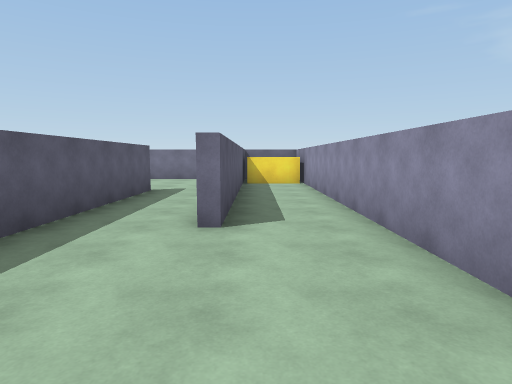
view 1 (above)

13 first-person views from a walk through a Unity game level. The camera is 1.5 m above the floor, tilts 6° down and sees 75° across. The floor is counted in squares, 2 m on a side. Each view is taken from the middle of a square. On the plan, view 1 faces up. The plan holds only what a view shows up to about 11 squares ahead; the rest is blank. The place goes on beyond the plan.

view 2
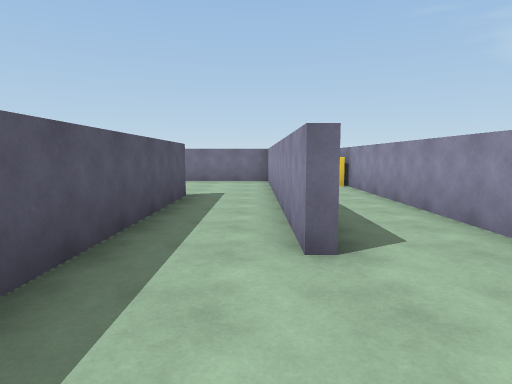

view 3
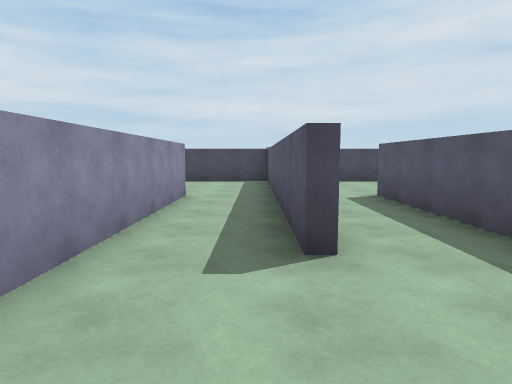

view 4
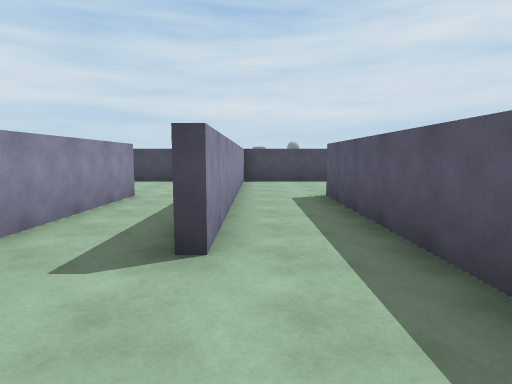

view 5
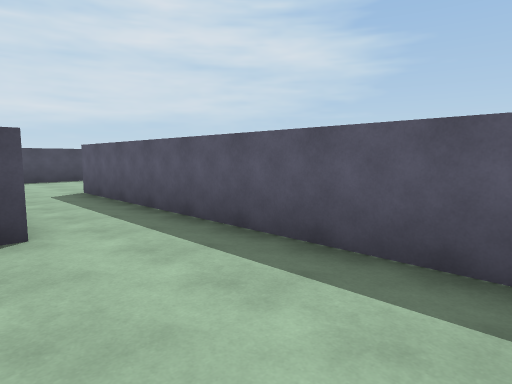

view 6
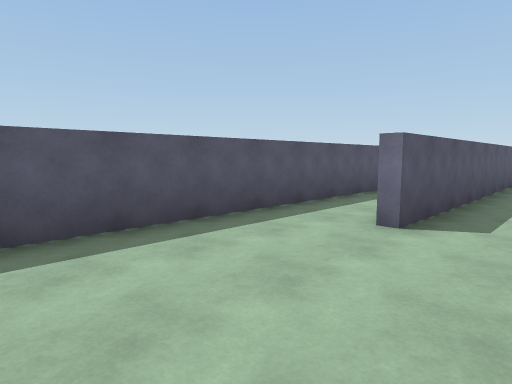

view 7
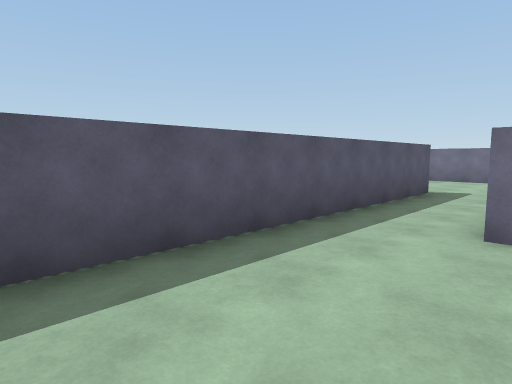

view 8
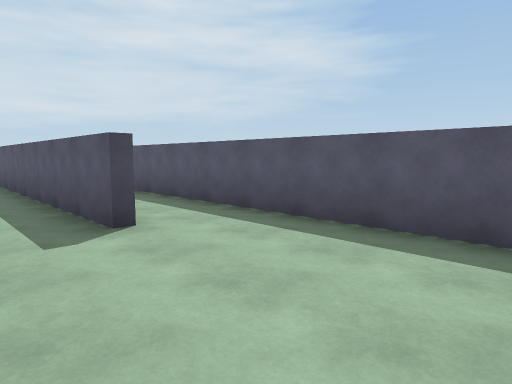

view 9
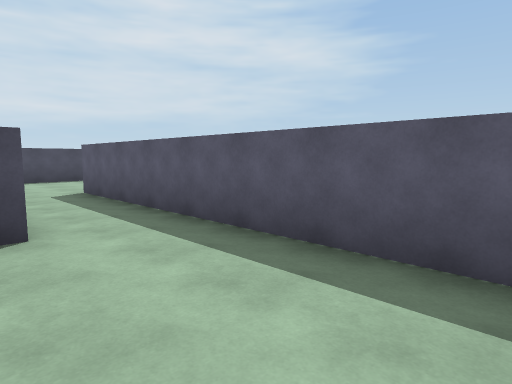

view 10
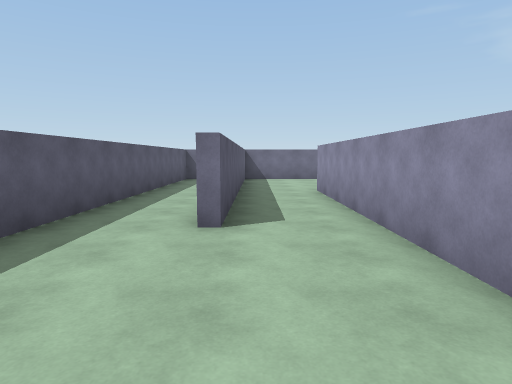

view 11
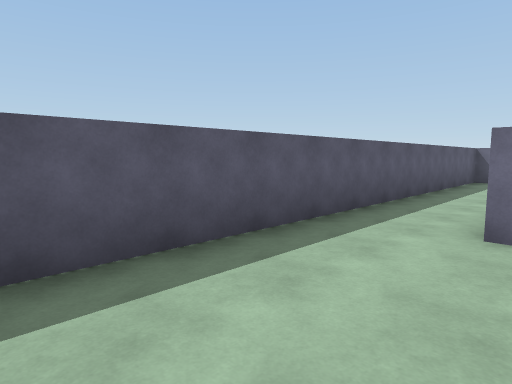

view 12
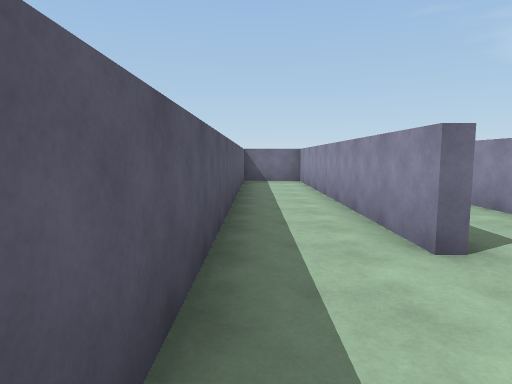

view 13
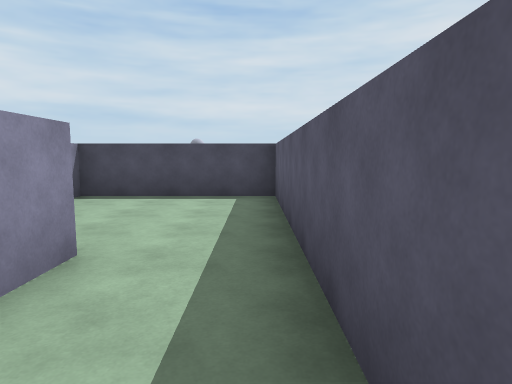

### Floor plan
Ten units are one square. View 1 is at (0, 0); x grows to the right and y downward. Boxes are objects, and circles mark ways between rooms. Rooms are numbered by the first view taken in them; rooms with no view inside come last. Other rooms are left out.
<svg viewBox="-109 -119 128 128">
<path fill="none" stroke="#000" d="M14 -18 14 -110M-24 -35 -24 4 9 4M14 -95 -2 -95M-4 -108 -4 -35M-24 -75 -24 -35M-44 -108 -44 -35M-26 -36 -26 -75M-6 -35 -6 -114 -32 -114M-26 -1 -26 -36M-64 -34 -64 -2M-59 4 -26 4M-64 -76 -64 -34M-60 -114 -76 -114M-84 -108 -84 -35M-66 -35 -66 -75M-86 -35 -86 -114 -104 -114 -104 4 -66 4M-66 -18 -66 -35"/>
<circle cx="-10" cy="-30" r="3" fill="#2a7"/>
<circle cx="-30" cy="-40" r="3" fill="#2a7"/>
<circle cx="-50" cy="-30" r="3" fill="#2a7"/>
<circle cx="-70" cy="-40" r="3" fill="#2a7"/>
<text x="0" y="-30">1</text>
<text x="-20" y="-80">2</text>
<text x="-40" y="-20">3</text>
<text x="-60" y="-80">4</text>
<text x="-90" y="-50">5</text>
</svg>
Room 1 opens to room 2. Room 2 opens to room 3. Room 3 opens to room 4. Room 4 opens to room 5.

Where each view was taken, in squares from view 1:
view 1: 0 up, 0 right, facing up
view 2: 1 up, 1 left, facing up
view 3: 10 up, 2 left, facing down
view 4: 10 up, 3 left, facing down
view 5: 11 up, 2 left, facing down-left
view 6: 0 up, 3 left, facing up-left
view 7: 0 up, 4 left, facing up-left
view 8: 11 up, 5 left, facing down-left
view 9: 11 up, 6 left, facing down-left
view 10: 0 up, 8 left, facing up
view 11: 0 up, 8 left, facing up-left
view 12: 1 up, 10 left, facing up
view 13: 6 up, 10 left, facing down
